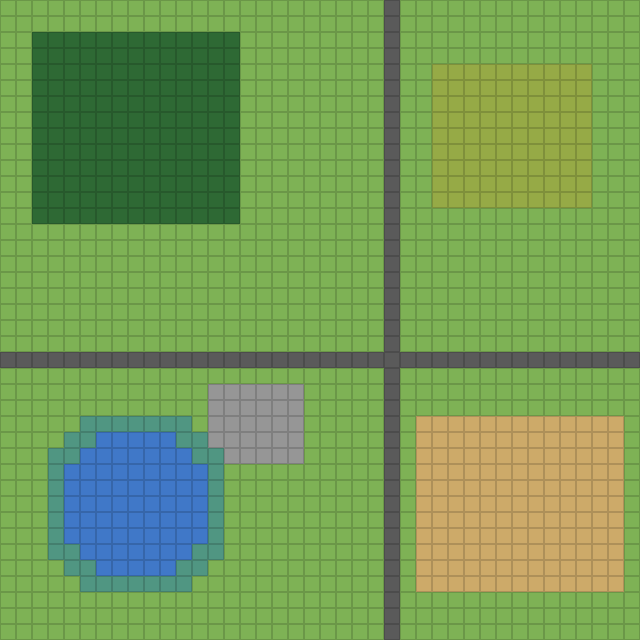

This is a level from a 2D game, rendered from its Tiled map with the project's own tilesets. A one-line summary and the complete map file follow:
An orthogonal 40x40 tile map with 16x16 px tiles, 1 tile layer (terrain) and 9 objects (2x clover, hive, dandelion, apple_blossom, pumpkin, ...).

<map version="1.10" tiledversion="1.11.0" orientation="orthogonal" renderorder="right-down" width="40" height="40" tilewidth="16" tileheight="16" infinite="0" nextlayerid="4" nextobjectid="10">
 <properties>
  <property name="description" value="A small placeholder map for the walking skeleton: meadow, forest, orchard, farm, a lake, and a town." />
  <property name="displayName" value="Test Meadow" />
  <property name="id" value="test_map" />
  <property name="milliMilesPerTile" type="int" value="200" />
 </properties>
 <tileset firstgid="1" name="terrain" tilewidth="16" tileheight="16" tilecount="8" columns="8">
  <image source="terrain_tiles.png" width="128" height="16" />
  <tile id="0">
   <properties>
    <property name="type" value="GRASS" />
   </properties>
  </tile>
  <tile id="1">
   <properties>
    <property name="type" value="FOREST" />
   </properties>
  </tile>
  <tile id="2">
   <properties>
    <property name="type" value="FARM" />
   </properties>
  </tile>
  <tile id="3">
   <properties>
    <property name="type" value="ORCHARD" />
   </properties>
  </tile>
  <tile id="4">
   <properties>
    <property name="type" value="WATER" />
   </properties>
  </tile>
  <tile id="5">
   <properties>
    <property name="type" value="URBAN" />
   </properties>
  </tile>
  <tile id="6">
   <properties>
    <property name="type" value="ROAD" />
   </properties>
  </tile>
  <tile id="7">
   <properties>
    <property name="type" value="WETLAND" />
   </properties>
  </tile>
 </tileset>
 <layer id="1" name="terrain" width="40" height="40">
  <data encoding="csv">
1,1,1,1,1,1,1,1,1,1,1,1,1,1,1,1,1,1,1,1,1,1,1,1,7,1,1,1,1,1,1,1,1,1,1,1,1,1,1,1,
1,1,1,1,1,1,1,1,1,1,1,1,1,1,1,1,1,1,1,1,1,1,1,1,7,1,1,1,1,1,1,1,1,1,1,1,1,1,1,1,
1,1,2,2,2,2,2,2,2,2,2,2,2,2,2,1,1,1,1,1,1,1,1,1,7,1,1,1,1,1,1,1,1,1,1,1,1,1,1,1,
1,1,2,2,2,2,2,2,2,2,2,2,2,2,2,1,1,1,1,1,1,1,1,1,7,1,1,1,1,1,1,1,1,1,1,1,1,1,1,1,
1,1,2,2,2,2,2,2,2,2,2,2,2,2,2,1,1,1,1,1,1,1,1,1,7,1,1,4,4,4,4,4,4,4,4,4,4,1,1,1,
1,1,2,2,2,2,2,2,2,2,2,2,2,2,2,1,1,1,1,1,1,1,1,1,7,1,1,4,4,4,4,4,4,4,4,4,4,1,1,1,
1,1,2,2,2,2,2,2,2,2,2,2,2,2,2,1,1,1,1,1,1,1,1,1,7,1,1,4,4,4,4,4,4,4,4,4,4,1,1,1,
1,1,2,2,2,2,2,2,2,2,2,2,2,2,2,1,1,1,1,1,1,1,1,1,7,1,1,4,4,4,4,4,4,4,4,4,4,1,1,1,
1,1,2,2,2,2,2,2,2,2,2,2,2,2,2,1,1,1,1,1,1,1,1,1,7,1,1,4,4,4,4,4,4,4,4,4,4,1,1,1,
1,1,2,2,2,2,2,2,2,2,2,2,2,2,2,1,1,1,1,1,1,1,1,1,7,1,1,4,4,4,4,4,4,4,4,4,4,1,1,1,
1,1,2,2,2,2,2,2,2,2,2,2,2,2,2,1,1,1,1,1,1,1,1,1,7,1,1,4,4,4,4,4,4,4,4,4,4,1,1,1,
1,1,2,2,2,2,2,2,2,2,2,2,2,2,2,1,1,1,1,1,1,1,1,1,7,1,1,4,4,4,4,4,4,4,4,4,4,1,1,1,
1,1,2,2,2,2,2,2,2,2,2,2,2,2,2,1,1,1,1,1,1,1,1,1,7,1,1,4,4,4,4,4,4,4,4,4,4,1,1,1,
1,1,2,2,2,2,2,2,2,2,2,2,2,2,2,1,1,1,1,1,1,1,1,1,7,1,1,1,1,1,1,1,1,1,1,1,1,1,1,1,
1,1,1,1,1,1,1,1,1,1,1,1,1,1,1,1,1,1,1,1,1,1,1,1,7,1,1,1,1,1,1,1,1,1,1,1,1,1,1,1,
1,1,1,1,1,1,1,1,1,1,1,1,1,1,1,1,1,1,1,1,1,1,1,1,7,1,1,1,1,1,1,1,1,1,1,1,1,1,1,1,
1,1,1,1,1,1,1,1,1,1,1,1,1,1,1,1,1,1,1,1,1,1,1,1,7,1,1,1,1,1,1,1,1,1,1,1,1,1,1,1,
1,1,1,1,1,1,1,1,1,1,1,1,1,1,1,1,1,1,1,1,1,1,1,1,7,1,1,1,1,1,1,1,1,1,1,1,1,1,1,1,
1,1,1,1,1,1,1,1,1,1,1,1,1,1,1,1,1,1,1,1,1,1,1,1,7,1,1,1,1,1,1,1,1,1,1,1,1,1,1,1,
1,1,1,1,1,1,1,1,1,1,1,1,1,1,1,1,1,1,1,1,1,1,1,1,7,1,1,1,1,1,1,1,1,1,1,1,1,1,1,1,
1,1,1,1,1,1,1,1,1,1,1,1,1,1,1,1,1,1,1,1,1,1,1,1,7,1,1,1,1,1,1,1,1,1,1,1,1,1,1,1,
1,1,1,1,1,1,1,1,1,1,1,1,1,1,1,1,1,1,1,1,1,1,1,1,7,1,1,1,1,1,1,1,1,1,1,1,1,1,1,1,
7,7,7,7,7,7,7,7,7,7,7,7,7,7,7,7,7,7,7,7,7,7,7,7,7,7,7,7,7,7,7,7,7,7,7,7,7,7,7,7,
1,1,1,1,1,1,1,1,1,1,1,1,1,1,1,1,1,1,1,1,1,1,1,1,7,1,1,1,1,1,1,1,1,1,1,1,1,1,1,1,
1,1,1,1,1,1,1,1,1,1,1,1,1,6,6,6,6,6,6,1,1,1,1,1,7,1,1,1,1,1,1,1,1,1,1,1,1,1,1,1,
1,1,1,1,1,1,1,1,1,1,1,1,1,6,6,6,6,6,6,1,1,1,1,1,7,1,1,1,1,1,1,1,1,1,1,1,1,1,1,1,
1,1,1,1,1,8,8,8,8,8,8,8,1,6,6,6,6,6,6,1,1,1,1,1,7,1,3,3,3,3,3,3,3,3,3,3,3,3,3,1,
1,1,1,1,8,8,5,5,5,5,5,8,8,6,6,6,6,6,6,1,1,1,1,1,7,1,3,3,3,3,3,3,3,3,3,3,3,3,3,1,
1,1,1,8,8,5,5,5,5,5,5,5,8,8,6,6,6,6,6,1,1,1,1,1,7,1,3,3,3,3,3,3,3,3,3,3,3,3,3,1,
1,1,1,8,5,5,5,5,5,5,5,5,5,8,1,1,1,1,1,1,1,1,1,1,7,1,3,3,3,3,3,3,3,3,3,3,3,3,3,1,
1,1,1,8,5,5,5,5,5,5,5,5,5,8,1,1,1,1,1,1,1,1,1,1,7,1,3,3,3,3,3,3,3,3,3,3,3,3,3,1,
1,1,1,8,5,5,5,5,5,5,5,5,5,8,1,1,1,1,1,1,1,1,1,1,7,1,3,3,3,3,3,3,3,3,3,3,3,3,3,1,
1,1,1,8,5,5,5,5,5,5,5,5,5,8,1,1,1,1,1,1,1,1,1,1,7,1,3,3,3,3,3,3,3,3,3,3,3,3,3,1,
1,1,1,8,5,5,5,5,5,5,5,5,5,8,1,1,1,1,1,1,1,1,1,1,7,1,3,3,3,3,3,3,3,3,3,3,3,3,3,1,
1,1,1,8,8,5,5,5,5,5,5,5,8,8,1,1,1,1,1,1,1,1,1,1,7,1,3,3,3,3,3,3,3,3,3,3,3,3,3,1,
1,1,1,1,8,8,5,5,5,5,5,8,8,1,1,1,1,1,1,1,1,1,1,1,7,1,3,3,3,3,3,3,3,3,3,3,3,3,3,1,
1,1,1,1,1,8,8,8,8,8,8,8,1,1,1,1,1,1,1,1,1,1,1,1,7,1,3,3,3,3,3,3,3,3,3,3,3,3,3,1,
1,1,1,1,1,1,1,1,1,1,1,1,1,1,1,1,1,1,1,1,1,1,1,1,7,1,1,1,1,1,1,1,1,1,1,1,1,1,1,1,
1,1,1,1,1,1,1,1,1,1,1,1,1,1,1,1,1,1,1,1,1,1,1,1,7,1,1,1,1,1,1,1,1,1,1,1,1,1,1,1,
1,1,1,1,1,1,1,1,1,1,1,1,1,1,1,1,1,1,1,1,1,1,1,1,7,1,1,1,1,1,1,1,1,1,1,1,1,1,1,1
</data>
 </layer>
 <objectgroup id="2" name="hive">
  <object id="1" name="hive" x="328" y="312">
   <point />
  </object>
 </objectgroup>
 <objectgroup id="3" name="patches">
  <object id="2" name="dandelion" x="360" y="280">
   <properties>
    <property name="size" type="int" value="3" />
    <property name="species" value="dandelion" />
   </properties>
   <point />
  </object>
  <object id="3" name="clover" x="264" y="264">
   <properties>
    <property name="size" type="int" value="4" />
    <property name="species" value="clover" />
   </properties>
   <point />
  </object>
  <object id="4" name="apple_blossom" x="504" y="136">
   <properties>
    <property name="size" type="int" value="5" />
    <property name="species" value="apple_blossom" />
   </properties>
   <point />
  </object>
  <object id="5" name="pumpkin" x="520" y="504">
   <properties>
    <property name="size" type="int" value="4" />
    <property name="species" value="pumpkin" />
   </properties>
   <point />
  </object>
  <object id="6" name="wild_bergamot" x="184" y="392">
   <properties>
    <property name="size" type="int" value="2" />
    <property name="species" value="wild_bergamot" />
   </properties>
   <point />
  </object>
  <object id="7" name="goldenrod" x="120" y="136">
   <properties>
    <property name="size" type="int" value="4" />
    <property name="species" value="goldenrod" />
   </properties>
   <point />
  </object>
  <object id="8" name="new_england_aster" x="552" y="312">
   <properties>
    <property name="size" type="int" value="3" />
    <property name="species" value="new_england_aster" />
   </properties>
   <point />
  </object>
  <object id="9" name="clover" x="328" y="552">
   <properties>
    <property name="size" type="int" value="2" />
    <property name="species" value="clover" />
   </properties>
   <point />
  </object>
 </objectgroup>
</map>
